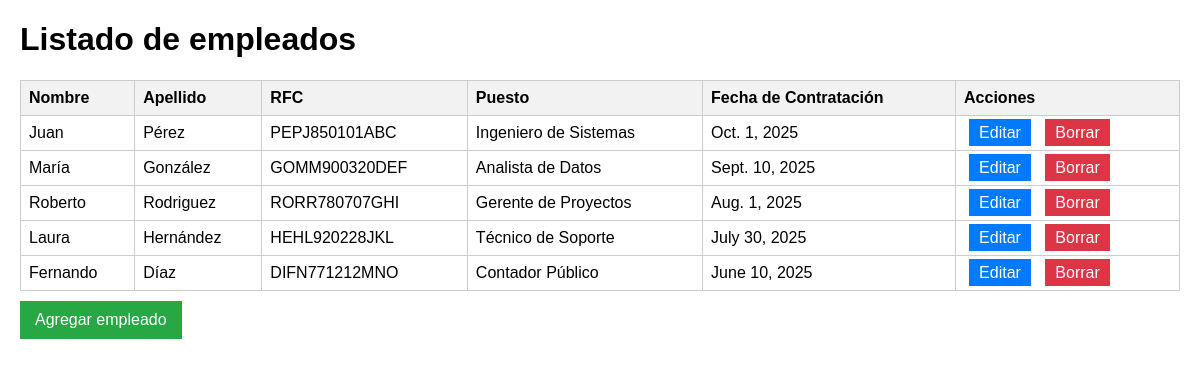
The page / on the database its author committed.
### app_empleados/models.py (models this page shows, shortened)
class Empleado(models.Model):
    nombre_empleado = models.CharField(max_length=100)
    apellido_empleado = models.CharField(max_length=100)
    rfc_empleado = models.CharField(max_length=13, unique=True)
    puesto_empleado = models.CharField(max_length=100)
    contratacion_empleado = models.DateField()

### app_empleados/views.py (the view)
# urls.py: path('', views.index, name='inicio'),
def index(request):
    empleados = Empleado.objects.all()
    return render(request, 'listar_empleados.html', {'empleados': empleados})

### app_empleados/templates/listar_empleados.html (shortened to what this page needs)
<!DOCTYPE html>
<html lang="es">
<head>
</head>
<body>
    <h1>Listado de empleados</h1>
    <table>
        <thead>
            <tr>
                <th>Nombre</th>
                <th>Apellido</th>
                <th>RFC</th>
                <th>Puesto</th>
                <th>Fecha de Contratación</th>
                <th>Acciones</th>
            </tr>
        </thead>
        <tbody>
            {% for empleado in empleados %}
            <tr>
                <td>{{ empleado.nombre_empleado }}</td>
                <td>{{ empleado.apellido_empleado }}</td>
                <td>{{ empleado.rfc_empleado }}</td>
                <td>{{ empleado.puesto_empleado }}</td>
                <td>{{ empleado.contratacion_empleado }}</td>
                <td>
                    <a href="/editar/{{ empleado.id }}/" class="btn editar">Editar</a>
                    <a href="/borrar/{{ empleado.id }}/" class="btn borrar">Borrar</a>
                </td>
            </tr>
            {% empty %}
            <tr>
                <td colspan="6">No hay empleados registrados.</td>
            </tr>
            {% endfor %}
        </tbody>
    </table>
    <a href="/agregar/" class="btn agregar">Agregar empleado</a>
</body>
</html>

### app_empleados/templates/listar_empleados.html (style rules this page uses)
body { font-family: Arial, sans-serif; margin: 20px; }
table { width: 100%; border-collapse: collapse; margin-top: 20px; }
th, td { border: 1px solid #ccc; padding: 8px; text-align: left; }
th { background-color: #f2f2f2; }
.btn { margin: 5px; padding: 5px 10px; text-decoration: none; color: white; }
.editar { background-color: #007BFF; }
.borrar { background-color: #DC3545; }
.agregar { background-color: #28A745; display: inline-block; margin: 10px 0; padding: 10px 15px; color: white; text-decoration: none; }

### rows shown on the page
Empleado: nombre_empleado "Juan", apellido_empleado "Pérez", rfc_empleado "PEPJ850101ABC", puesto_empleado "Ingeniero de Sistemas", contratacion_empleado "Oct. 1, 2025"
Empleado: nombre_empleado "María", apellido_empleado "González", rfc_empleado "GOMM900320DEF", puesto_empleado "Analista de Datos", contratacion_empleado "Sept. 10, 2025"
Empleado: nombre_empleado "Roberto", apellido_empleado "Rodriguez", rfc_empleado "RORR780707GHI", puesto_empleado "Gerente de Proyectos", contratacion_empleado "Aug. 1, 2025"
Empleado: nombre_empleado "Laura", apellido_empleado "Hernández", rfc_empleado "HEHL920228JKL", puesto_empleado "Técnico de Soporte", contratacion_empleado "July 30, 2025"
Empleado: nombre_empleado "Fernando", apellido_empleado "Díaz", rfc_empleado "DIFN771212MNO", puesto_empleado "Contador Público", contratacion_empleado "June 10, 2025"
